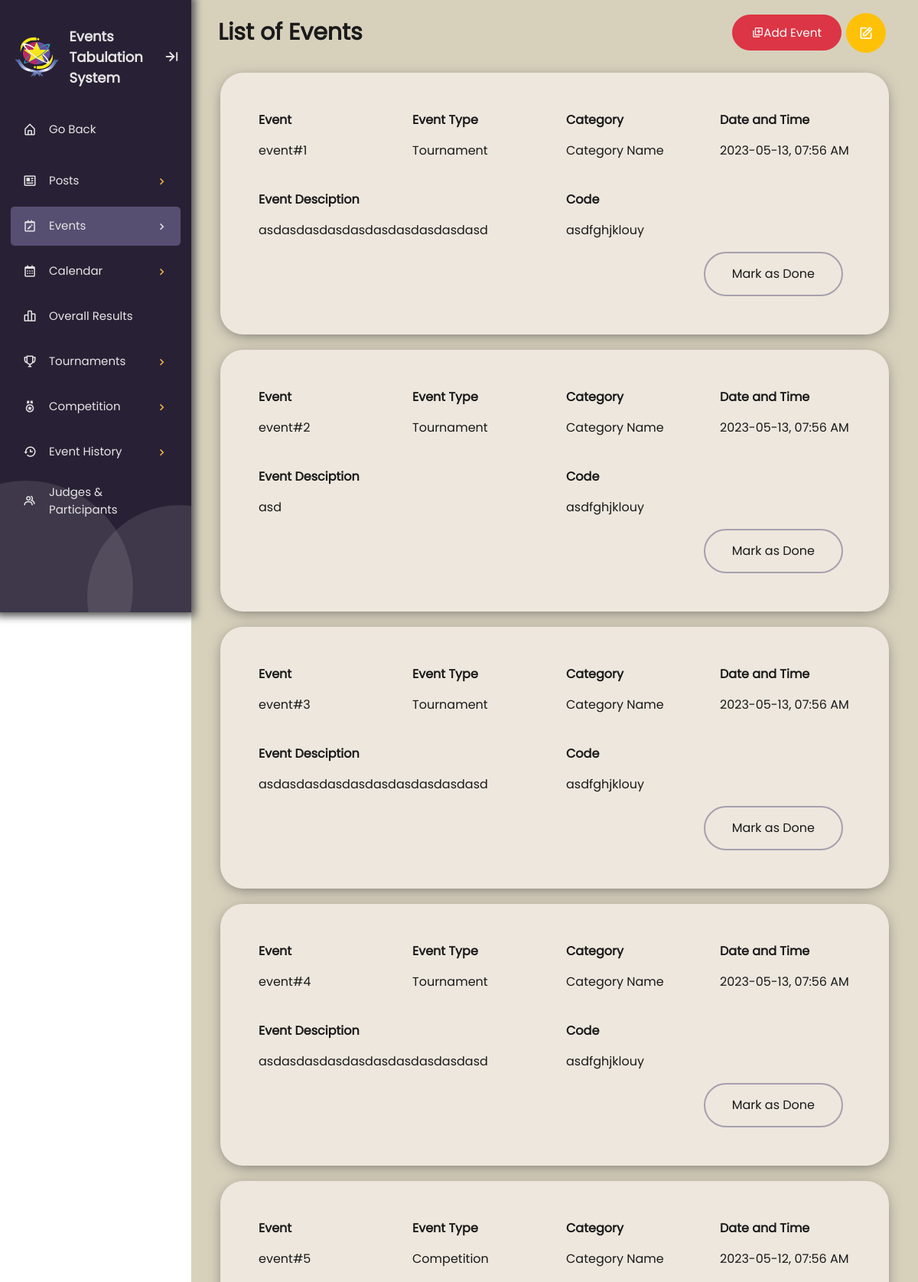
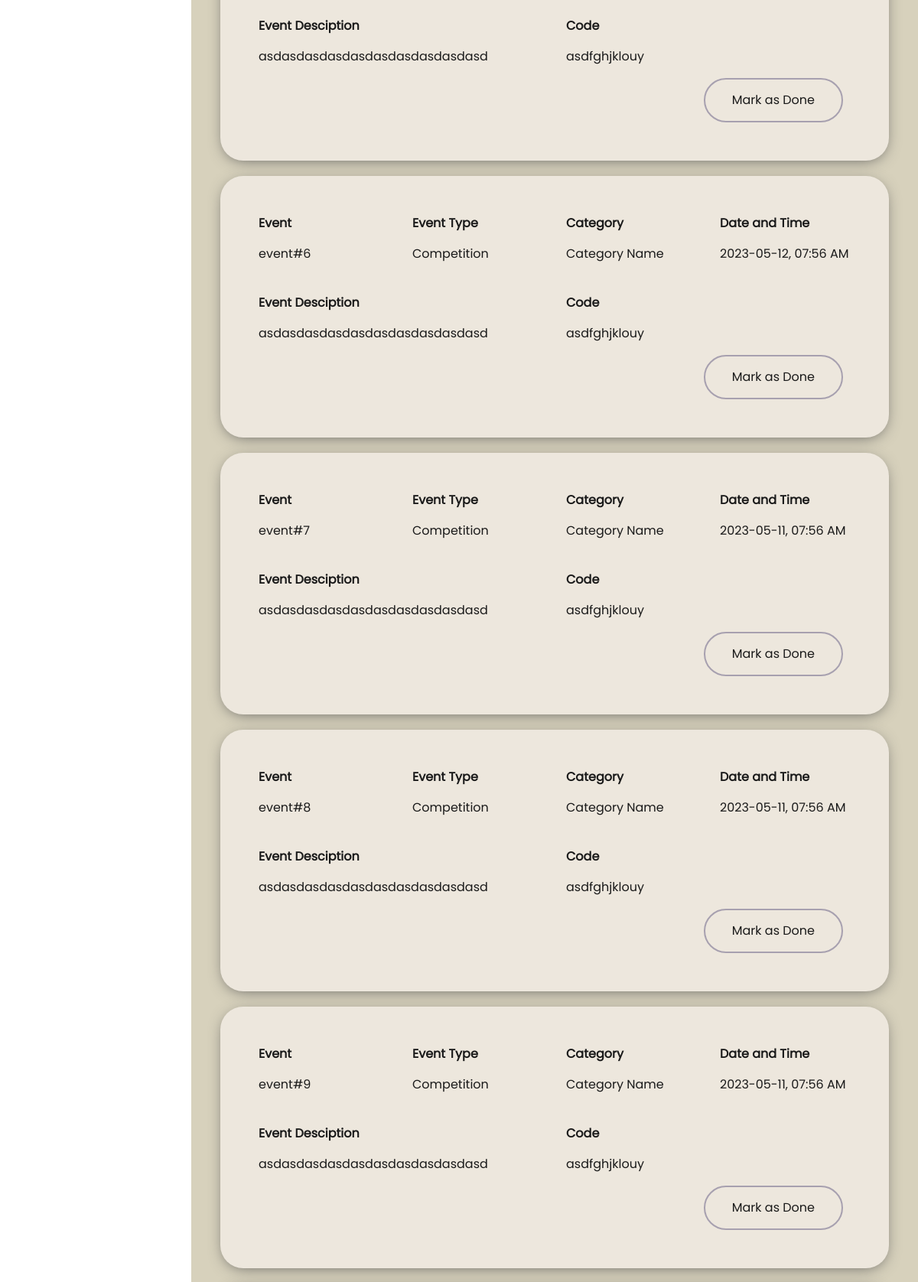
The page /EVE-admin-list-of-events.php (signed in, upper part) on the database its author committed (2 pictures, top to bottom).
### tables this page shows
CREATE TABLE `listofeventtb` (
  `event_id` int(11) NOT NULL,
  `event_name` varchar(30) NOT NULL,
  `event_type` varchar(30) NOT NULL,
  `category_name` varchar(30) NOT NULL,
  `event_description` text NOT NULL,
  `event_code` varchar(12) NOT NULL,
  `event_date` date NOT NULL,
  `event_time` time NOT NULL
);

### php/EVE-admin-get-event-data.php (called while the page is built, shortened)
<?php
    $dbname=mysqli_connect("localhost","root","","pupets");
    $event_query = "SELECT * FROM listofeventtb";
    $event_result2 = mysqli_query($dbname, $event_query);
    $event_data2 = mysqli_query($dbname, $event_query);
?>

### EVE-admin-list-of-events.php (the view, shortened to what this page needs)
<?php
  include './php/EVE-admin-get-event-data.php';
?>
<!DOCTYPE html>
<html lang="en">
  <head>
    <link rel="stylesheet" href="./css/theme-mode.css">
    <link rel="stylesheet" href="./css/boxicons.css">
    <link rel="stylesheet" href="./css/responsive.css">
    <link rel="stylesheet" href="./css/sidebar-style.css">
    <link rel="stylesheet" href="./css/EVE-admin-bootstrap-select.min.css">
    <link rel="stylesheet" href="./css/EVE-admin-bootstrap4.min.css">
    <link rel="stylesheet" href="./css/EVE-admin-list-of-events.css">
    <link rel="stylesheet" href="./css/EVE-admin-confirmation.css">
  </head>
  <body>
    <div class="sidebar open box-shadow">
      <div class="bottom-design">
        <div class="design1"></div>
        <div class="design2"></div>
      </div>
      <div class="logo_details">
        <img src="./pictures/logo.png" alt="student council logo" class="icon logo">
        <div class="logo_name">Events Tabulation System</div>
        <i class="bx bx-arrow-to-right" id="btn"></i>
      </div>
      <div class="wrapper">
        <li class="nav-item top">
          <a href="index.php">
            <i class="bx bx-home-alt"></i>
            <span class="link_name">Go Back</span>
          </a>
        </li>
        <div class="sidebar-content-container">
          <ul class="nav-list">
            <li class="nav-item">
              <a href="#posts" class="menu_btn">
                <i class="bx bx-news"><i class="dropdown_icon bx bx-chevron-down"></i></i>
                <span class="link_name">Posts
                  <i class="change-icon dropdown_icon bx bx-chevron-right"></i>
                </span>
              </a>
            </li>
            <li class="nav-item">
              <a href="#event_menu" class="menu_btn active">
                <i class="bx bx-calendar-edit"><i class="dropdown_icon bx bx-chevron-down"></i></i>
                <span class="link_name">Events
                  <i class="change-icon dropdown_icon bx bx-chevron-right"></i>
                </span>
              </a>
            </li>
            <li class="nav-item">
              <a href="#" class="menu_btn">
                <i class="bx bx-calendar"><i class="dropdown_icon bx bx-chevron-down"></i></i>
                <span class="link_name">Calendar
                  <i class="change-icon dropdown_icon bx bx-chevron-right"></i>
                </span>
              </a>
            </li>
            <li class="nav-item">
              <a href="BAR-admin.php">
                <i class='bx bx-bar-chart-alt-2'></i>
                <span class="link_name">Overall Results</span>
              </a>
            </li>
            <li class="nav-item">
              <a href="#tournaments" class="menu_btn">
                <i class="bx bx-trophy"><i class="dropdown_icon bx bx-chevron-down"></i></i>
                <span class="link_name">Tournaments
                  <i class="change-icon dropdown_icon bx bx-chevron-right"></i>
                </span>
              </a>
            </li>
            <li class="nav-item">
              <a href="#competition" class="menu_btn">
                <i class="bx bx-medal"><i class="dropdown_icon bx bx-chevron-down"></i></i>
                <span class="link_name">Competition
                  <i class="change-icon dropdown_icon bx bx-chevron-right"></i>
                </span>
              </a>
            </li>
            <li class="nav-item">
              <a href="#event_history" class="menu_btn">
                <i class="bx bx-history"><i class="dropdown_icon bx bx-chevron-down"></i></i>
                <span class="link_name">Event History
                  <i class="change-icon dropdown_icon bx bx-chevron-right"></i>
                </span>
              </a>
            </li>
            <li class="nav-item">
              <a href="P&J-admin-formPJ.php">
                <i class="bx bx-group"></i>
                <span class="link_name">Judges & <br> Participants</span>
              </a>
            </li>
          </ul>
        </div>
      </div>
    </div>
    <section class="home-section">
      <div class="container-fluid d-flex row justify-content-center m-0" id="event-wrapper">
        <?php
          $row = mysqli_num_rows($event_result2);
          if ($row > 0){
            ?>
              <div class="d-flex justify-content-between align-items-center pr-4 w-100">
                <div class="header">List of Events</div>
                <a href="EVE-admin-create-event.php?add event">
                  <button class="btn btn-danger text-center" id="add-event-btn">
                    <i class='bx bx-add-to-queue d-flex justify-content-center align-items-center'>
                      <span>Add Event</span>
                    </i>
                  </button>
                </a>
                <div class="btn btn-warning d-flex justify-content-center align-items-center badge-pill" id="edit-event-btn">
                  <i class='bx bx-edit text-white'></i>
                </div>
              </div>
            <?php
            while ($row = mysqli_fetch_array($event_data2)):;?>
            <div class="justify-content-start align-items-start content-box-shadow" id="event-data-container">
              <div class="row flex-column flex-sm-row">
                <div class="data-group col-md-6 col-lg-3">
                  <p class="data-label fw-bold">Event</p>
                  <p class="data-content fw-bold"><?php echo $row[1];?></p>
                </div>
                <div class="data-group col-md-6 col-lg-3">
                  <p class="data-label fw-bold">Event Type</p>
                  <p class="data-content fw-bold"><?php echo $row[2];?></p>
                </div>
                <div class="data-group col-md-6 col-lg-3">
                  <p class="data-label fw-bold">Category</p>
                  <p class="data-content fw-bold"><?php echo $row[3];?></p>
                </div>
                <div class="data-group col-md-6 col-lg-3">
                  <p class="data-label fw-bold">Date and Time</p>
                  <p class="data-content fw-bold"><?php
                  $time_sql = "SELECT TIME_FORMAT('$row[7]', '%h:%i %p') AS formattedTime FROM listofeventtb;";
                  $time_result = mysqli_query($dbname, $time_sql);
                  $get_time_result = mysqli_fetch_assoc($time_result);
                  $time = $get_time_result['formattedTime'];
                  echo $row[6];?>, <?php echo $time;?></p>
                </div>
              </div>
              <br>
              <div class="row flex-column flex-md-row">
                <div class="data-group col-md-6">
                  <p class="data-label fw-bold">Event Desciption</p>
                  <p class="data-content fw-bold description"><?php echo $row[4];?></p>
                </div>
                <div class="data-group col-md-3">
                  <p class="data-label fw-bold">Code</p>
                  <p class="data-content fw-bold"><?php echo $row[5];?></p>
                </div>
                <div class="data-group col-md-12" id="eventBtn">
                  <button class="btn event-done-btn<?php echo $row[0];?>" id="event-done-btn"  onclick="showDone<?php echo $row[0];?>()">Mark as Done</button>
                </div>
              </div>
            </div>
        <?php
          endwhile;
          }
        ?>
      </div>
    </section>
  </body>
</html>

### css/theme-mode.css (style rules this page uses)
:root[data-theme="light"] { --color-sidebar-bg:#282135; --color-sidebar-text: #e5e5e5; --color-sidebar-active: #635B81CC; --color-sidebar-subactive: #635B8180; --color-sidebar-hover: #635B8180; --color-sidebar-sublist-1: #FF605C; --color-sidebar-sublist-2: #00CA4E; --color-sidebar-sublist-3: #FFB546; --color-sidebar-sublist-4: #9747FF; --color-sidebar-chevron-icon: #FFB546; --color-shadow: #555; --color-body: #D7D1BC; --color-content-text: #1a1a1a; --color-content-line: #635B8180; --color-content-card: #EDE7DD; --color-search-show: #FF605C; --color-content-button: #EDE7DD; --color-content-button-line: #635B81; --color-acap: #9747FF; --color-aeces: #A84444; --color-elite: #DF851B; --color-give: #73A9CC; --color-jehra: #D3B692; --color-jmap: #FFBD44; --color-jpia: #CF1659; --color-piie: #16BA9D; --color-red: #A84444; --color-yellow: #FFB546; --color-green: #7FC76D; }

### css/EVE-admin-list-of-events.css (style rules this page uses)
html { overflow-y: scroll; overflow-x: hidden; }
#edit-event-btn { padding: 15px 15px 15px 15px; }
#edit-event-btn i, #event-delete-btn i { font-size: 20px; }
#event-wrapper { height: 100%; }
#add-event-form #save-btn, #add-event-form #cancel-btn, .data-group #event-done-btn, .data-group #event-edit-btn { border-radius: 50px; padding: 15px 35px 15px 35px; margin: 0px 10px 0px 10px; }
#cancel-btn, #event-done-btn { border: 2px solid var(--color-content-line); color: var(--color-content-text); background-color: transparent; }
#event-done-btn { display: block; justify-self: end; align-self: end; }
#event-data-container { height: 100%; width: 95%; background-color: var(--color-content-card); border-radius: 30px; margin: 10px 0 10px 0; padding: 50px; }
#event-data-container .data-group p { color: var(--color-content-text); }
.data-group { overflow-wrap: break-word; }
.data-label { font-weight: bold; }
.description { overflow: hidden; white-space: nowrap; text-overflow: ellipsis; }
#eventBtn { display: grid; }
#no-event-container i, #no-event-container p, #no-event-container span, #add-event-btn i, #add-event-btn span { font-size: calc(0.6vw + 8px); color: var(--color-content-text); }
#no-event-container a i, #no-event-container a i span, #add-event-btn i, #add-event-btn i span { color: white; }
#no-event-container a button, #add-event-btn { border-radius: 50px; padding: 15px 25px 15px 25px; }

### css/EVE-admin-confirmation.css (style rules this page uses)
.btn { display: flex; align-items: center; justify-content: center; margin: 3px 3px; }
a { text-decoration: none!important; }

### rows shown on the page
listofeventtb: event_name "event#1", event_type "Tournament", category_name "Category Name", event_date "2023-05-13", time "07:56 AM", event_description "asdasdasdasdasdasdasdasdasdasd", event_code "asdfghjklouy"
listofeventtb: event_name "event#2", event_type "Tournament", category_name "Category Name", event_date "2023-05-13", time "07:56 AM", event_description "asd", event_code "asdfghjklouy"
listofeventtb: event_name "event#3", event_type "Tournament", category_name "Category Name", event_date "2023-05-13", time "07:56 AM", event_description "asdasdasdasdasdasdasdasdasdasd", event_code "asdfghjklouy"
listofeventtb: event_name "event#4", event_type "Tournament", category_name "Category Name", event_date "2023-05-13", time "07:56 AM", event_description "asdasdasdasdasdasdasdasdasdasd", event_code "asdfghjklouy"
listofeventtb: event_name "event#5", event_type "Competition", category_name "Category Name", event_date "2023-05-12", time "07:56 AM", event_description "asdasdasdasdasdasdasdasdasdasd", event_code "asdfghjklouy"
listofeventtb: event_name "event#6", event_type "Competition", category_name "Category Name", event_date "2023-05-12", time "07:56 AM", event_description "asdasdasdasdasdasdasdasdasdasd", event_code "asdfghjklouy"
listofeventtb: event_name "event#7", event_type "Competition", category_name "Category Name", event_date "2023-05-11", time "07:56 AM", event_description "asdasdasdasdasdasdasdasdasdasd", event_code "asdfghjklouy"
listofeventtb: event_name "event#8", event_type "Competition", category_name "Category Name", event_date "2023-05-11", time "07:56 AM", event_description "asdasdasdasdasdasdasdasdasdasd", event_code "asdfghjklouy"
listofeventtb: event_name "event#9", event_type "Competition", category_name "Category Name", event_date "2023-05-11", time "07:56 AM", event_description "asdasdasdasdasdasdasdasdasdasd", event_code "asdfghjklouy"
